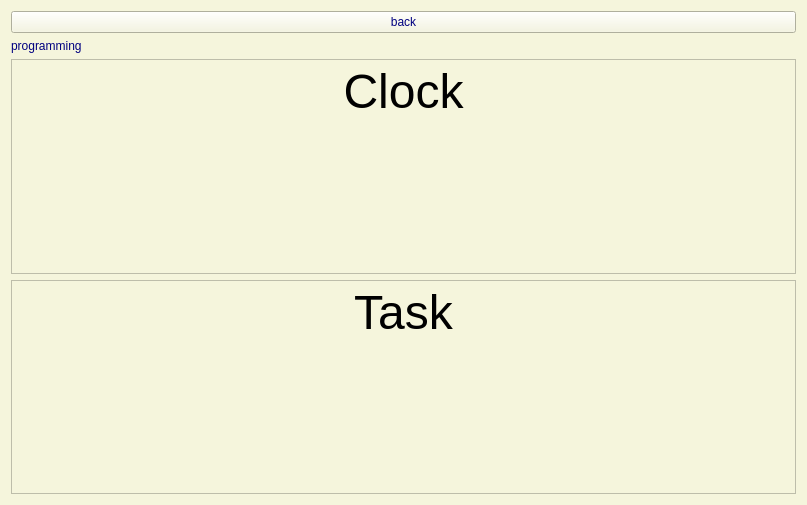
<?xml version="1.0" encoding="UTF-8"?>
<ui version="4.0">
 <class>programmingoverlay</class>
 <widget class="QWidget" name="programmingoverlay">
  <property name="geometry">
   <rect>
    <x>0</x>
    <y>0</y>
    <width>807</width>
    <height>505</height>
   </rect>
  </property>
  <property name="windowTitle">
   <string>Form</string>
  </property>
  <property name="styleSheet">
   <string notr="true">background-color: beige;</string>
  </property>
  <layout class="QGridLayout" name="gridLayout">
   <item row="0" column="0">
    <layout class="QVBoxLayout" name="verticalLayout">
     <item>
      <widget class="QPushButton" name="backButton">
       <property name="styleSheet">
        <string notr="true">color: navy;
</string>
       </property>
       <property name="text">
        <string>back</string>
       </property>
      </widget>
     </item>
     <item>
      <widget class="QLabel" name="label">
       <property name="styleSheet">
        <string notr="true">color: navy;</string>
       </property>
       <property name="text">
        <string>programming</string>
       </property>
      </widget>
     </item>
     <item>
      <widget class="QTextEdit" name="textEdit_2">
       <property name="html">
        <string>&lt;!DOCTYPE HTML PUBLIC &quot;-//W3C//DTD HTML 4.0//EN&quot; &quot;http://www.w3.org/TR/REC-html40/strict.dtd&quot;&gt;
&lt;html&gt;&lt;head&gt;&lt;meta name=&quot;qrichtext&quot; content=&quot;1&quot; /&gt;&lt;meta charset=&quot;utf-8&quot; /&gt;&lt;style type=&quot;text/css&quot;&gt;
p, li { white-space: pre-wrap; }
hr { height: 1px; border-width: 0; }
li.unchecked::marker { content: &quot;\2610&quot;; }
li.checked::marker { content: &quot;\2612&quot;; }
&lt;/style&gt;&lt;/head&gt;&lt;body style=&quot; font-family:'.AppleSystemUIFont'; font-size:13pt; font-weight:400; font-style:normal;&quot;&gt;
&lt;p align=&quot;center&quot; style=&quot; margin-top:0px; margin-bottom:0px; margin-left:0px; margin-right:0px; -qt-block-indent:0; text-indent:0px;&quot;&gt;&lt;span style=&quot; font-size:36pt;&quot;&gt;Clock&lt;/span&gt;&lt;/p&gt;&lt;/body&gt;&lt;/html&gt;</string>
       </property>
      </widget>
     </item>
     <item>
      <widget class="QTextEdit" name="textEdit">
       <property name="html">
        <string>&lt;!DOCTYPE HTML PUBLIC &quot;-//W3C//DTD HTML 4.0//EN&quot; &quot;http://www.w3.org/TR/REC-html40/strict.dtd&quot;&gt;
&lt;html&gt;&lt;head&gt;&lt;meta name=&quot;qrichtext&quot; content=&quot;1&quot; /&gt;&lt;meta charset=&quot;utf-8&quot; /&gt;&lt;style type=&quot;text/css&quot;&gt;
p, li { white-space: pre-wrap; }
hr { height: 1px; border-width: 0; }
li.unchecked::marker { content: &quot;\2610&quot;; }
li.checked::marker { content: &quot;\2612&quot;; }
&lt;/style&gt;&lt;/head&gt;&lt;body style=&quot; font-family:'.AppleSystemUIFont'; font-size:13pt; font-weight:400; font-style:normal;&quot;&gt;
&lt;p align=&quot;center&quot; style=&quot; margin-top:0px; margin-bottom:0px; margin-left:0px; margin-right:0px; -qt-block-indent:0; text-indent:0px;&quot;&gt;&lt;span style=&quot; font-size:36pt;&quot;&gt;Task&lt;/span&gt;&lt;/p&gt;
&lt;p style=&quot;-qt-paragraph-type:empty; margin-top:0px; margin-bottom:0px; margin-left:0px; margin-right:0px; -qt-block-indent:0; text-indent:0px; font-size:36pt;&quot;&gt;&lt;br /&gt;&lt;/p&gt;&lt;/body&gt;&lt;/html&gt;</string>
       </property>
      </widget>
     </item>
    </layout>
   </item>
  </layout>
 </widget>
 <resources/>
 <connections/>
</ui>
